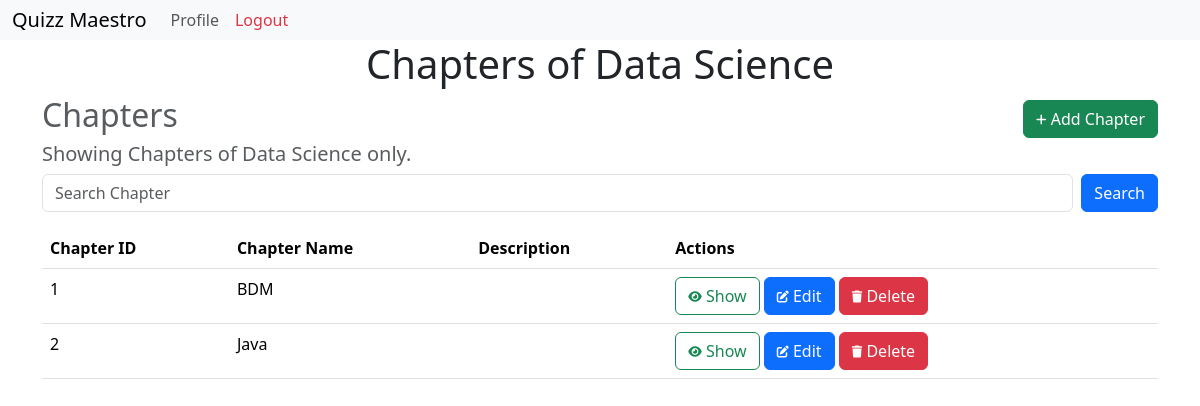
Page /subject/1/show (signed in) on the committed database.
### models.py (models this page shows)
class Subject(db.Model):
    id = db.Column(db.Integer, primary_key=True)
    name = db.Column(db.String(80), nullable=False)
    description = db.Column(db.String(200), nullable=True)
    chapters = db.relationship('Chapter', backref='subject', lazy=True)

class Chapter(db.Model):
    __tablename__ = 'chapter'
    id = db.Column(db.Integer, primary_key=True)
    name = db.Column(db.String(80), nullable=False)
    subject_id = db.Column(db.Integer, db.ForeignKey('subject.id' , ondelete="CASCADE"), nullable=False)
    description = db.Column(db.String(200), nullable=True)
    quizzes = db.relationship('Quiz', backref='chapter', cascade="all, delete-orphan" , lazy=True)

### routes.py (the view)
@app.route('/subject/<int:subject_id>/show')
@admin_required
def show_subject(subject_id):
    user = User.query.get(session['user_id'])
    subject = Subject.query.get_or_404(subject_id)
    query = request.args.get('query', '').strip().lower()
    chapters= subject.chapters
    if query:
        chapters = [chapter for chapter in chapters if
                   (chapter.id and str(chapter.id) in query) or
                   (chapter.name and query in chapter.name.lower()) ]
    return render_template('subject/show.html', user = user, subject = subject, chapters = chapters, query = query)

### routes.py (called while the page is built)
def admin_required(func):
    @wraps(func)
    def inner(*args, **kwargs):
        user_id = session.get('user_id')
        if not user_id:
            flash('Please login to continue')
            return redirect(url_for('login'))
        user = User.query.get(user_id)
        if not user:
            session.pop('user_id', None)  # Remove invalid session
            flash('User does not exist. Please login again.')
            return redirect(url_for('login'))
        if not user.is_admin:
            return redirect(url_for('index'))
        return func(*args, **kwargs)
    return inner

### templates/subject/show.html (shortened to what this page needs)
{% extends 'layout.html' %}
{% block content %}
    <h1>Chapters of {{subject.name}} </h1>
    <div class ="heading">
        <h2 class="text-muted">Chapters</h2>
        <a class = "btn btn-success" href="{{url_for('add_chapter', subject_id=subject.id)}}">
            <i class="fas fa-plus fa-xs"></i>
            Add Chapter
        </a>
    </div>
    <h5 class="text-muted">
            Showing Chapters of {{subject.name}} only.
    </h5>
    <form class="d-flex ms-auto mb-3" role="search" action="{{ url_for('show_subject', subject_id=subject.id) }}" method="GET">
        <input class="form-control me-2" type="search" name="query" placeholder="Search Chapter" aria-label="Search">
        <button class="btn btn-primary" type="submit" >Search</button>
    </form>
    <table class="table">
        <thead>
            <tr>
                <th>Chapter ID</th>
                <th>Chapter Name</th>
                <th>Description</th>
                <th>Actions</th>
            </tr>
        </thead>
        <tbody>
                {% for chapter in chapters %}
                <tr>
                    <td>{{chapter.id}}</td>
                    <td>{{chapter.name}}</td>
                    <td>{{chapter.description}}</td>
                    <td>
                        <a href="{{ url_for('show_chapter', chapter_id=chapter.id) }}" class="btn btn-outline-success">
                            <i class="fas fa-eye fa-xs"></i> Show
                        </a>
                        <a class="btn btn-primary" href="{{url_for('edit_chapter',chapter_id=chapter.id)}}">
                            <i class="fas fa-edit fa-xs"></i>
                            Edit
                        </a>
                        <a class="btn btn-danger" href="{{url_for('delete_chapter',chapter_id=chapter.id)}}">
                            <i class="fas fa-trash fa-xs"></i>
                            Delete
                        </a>
                    </td>
                </tr>
                {% endfor %}
        </tbody>
    </table>
{% endblock %}

### templates/layout.html (style rules this page uses)
body { margin : 0; padding: 0; }

### templates/subject/show.html (style rules this page uses)
.heading { display: flex; justify-content: space-between; align-items: center; }
h1,h2 { text-align: center; }

### rows in the picture
Subject: name "Data Science"
Chapter: id "1", name "BDM"
Chapter: id "2", name "Java"
